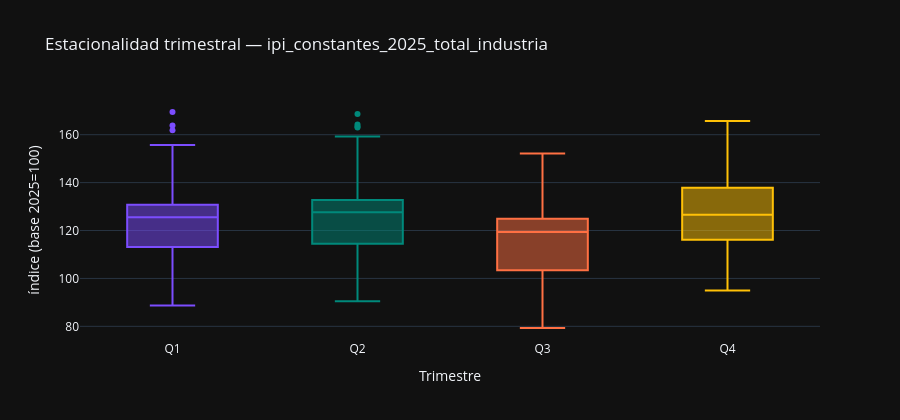

The code cell stored with this chart in its notebook:
### Markdown cell above
### Análisis:

La estructura de autocorrelación a frecuencia trimestral confirma el diagnóstico de los tests y de la frecuencia mensual. En nivel, la ACF decae lentamente desde valores próximos a 1 y la PACF concentra la señal en un pico dominante en el lag 1, el patrón de un AR(1) con raíz próxima a 1 propio de una serie no estacionaria.

La primera diferencia `Δ1` mantiene una estructura estacional residual de periodo 4, con picos en los lags múltiplos de 4 que reflejan la estacionalidad trimestral heredada del fuerte patrón mensual, lo que confirma que no estabiliza del todo la serie pese a pasar los tests. La diferencia interanual `Δ4` y la variación interanual porcentual presentan un perfil más limpio en cuanto a estacionalidad, al haberla eliminado por construcción, aunque con cierta persistencia en los primeros lags propia del solapamiento interanual. Las tres son estacionarias según los tests, pero solo las interanuales eliminan la estacionalidad; entre ellas se adopta la variación interanual porcentual por su homocedasticidad e interpretación económica.

### Code cell
# Estacionalidad trimestral reconstruida desde y_q
if len(y_q) >= 8:
    colores_bp = ['#7C4DFF', '#00897B', '#FF7043', '#FFC107']
    df_box_q = pd.DataFrame({
        'trimestre': y_q.index.quarter.map({1: 'Q1', 2: 'Q2', 3: 'Q3', 4: 'Q4'}),
        'valor': y_q.values,
        'fecha': y_q.index.strftime('%Y-%m-%d'),
    })
    df_box_q['trimestre'] = pd.Categorical(df_box_q['trimestre'],
                                            categories=['Q1', 'Q2', 'Q3', 'Q4'], ordered=True)
    fig = px.box(
        df_box_q, x='trimestre', y='valor', color='trimestre',
        hover_data=['fecha'],
        title=f'Estacionalidad trimestral — {VAR_PRINCIPAL}',
        labels={'valor': UNIDADES, 'trimestre': 'Trimestre'},
        color_discrete_sequence=colores_bp,
    )
    fig.update_layout(showlegend=False, height=420)
    fig.show()

    medias_q = y_q.groupby(y_q.index.quarter).mean()
    cv_trimestral = medias_q.std() / medias_q.mean() * 100 if medias_q.mean() != 0 else 0
    medias_dict = {k: round(float(v), 3) for k, v in medias_q.items()}
    print('Media por trimestre:', medias_dict)
    estac = '(estacionalidad apreciable)' if cv_trimestral > 5 else '(estacionalidad leve)'
    print(f'CV entre trimestres: {cv_trimestral:.2f}% {estac}')

### Figure 1 — Plotly figure (JSON) as saved in the notebook; plotly's stock layout.template omitted (floating-point values rounded to 4 significant figures)
{"data": [{"alignmentgroup": "True", "customdata": [["1975-01-01"], ["1976-01-01"], ["1977-01-01"], ["1978-01-01"], ["1979-01-01"], ["1980-01-01"], ["1981-01-01"], ["1982-01-01"], ["1983-01-01"], ["1984-01-01"], ["1985-01-01"], ["1986-01-01"], ["1987-01-01"], ["1988-01-01"], ["1989-01-01"], ["1990-01-01"], ["1991-01-01"], ["1992-01-01"], ["1993-01-01"], ["1994-01-01"], ["1995-01-01"], ["1996-01-01"], ["1997-01-01"], ["1998-01-01"], ["1999-01-01"], ["2000-01-01"], ["2001-01-01"], ["2002-01-01"], ["2003-01-01"], ["2004-01-01"], ["2005-01-01"], ["2006-01-01"], ["2007-01-01"], ["2008-01-01"], ["2009-01-01"], ["2010-01-01"], ["2011-01-01"], ["2012-01-01"], ["2013-01-01"], ["2014-01-01"], ["2015-01-01"], ["2016-01-01"], ["2017-01-01"], ["2018-01-01"], ["2019-01-01"], ["2020-01-01"], ["2021-01-01"], ["2022-01-01"], ["2023-01-01"], ["2024-01-01"], ["2025-01-01"]], "hovertemplate": "Trimestre=%{x}<br>índice (base 2025=100)=%{y}<br>fecha=%{customdata[0]}<extra></extra>", "legendgroup": "Q1", "marker": {"color": "#7C4DFF"}, "name": "Q1", "notched": false, "offsetgroup": "Q1", "orientation": "v", "showlegend": true, "type": "box", "x": ["Q1", "Q1", "Q1", "Q1", "Q1", "Q1", "Q1", "Q1", "Q1", "Q1", "Q1", "Q1", "Q1", "Q1", "Q1", "Q1", "Q1", "Q1", "Q1", "Q1", "Q1", "Q1", "Q1", "Q1", "Q1", "Q1", "Q1", "Q1", "Q1", "Q1", "Q1", "Q1", "Q1", "Q1", "Q1", "Q1", "Q1", "Q1", "Q1", "Q1", "Q1", "Q1", "Q1", "Q1", "Q1", "Q1", "Q1", "Q1", "Q1", "Q1", "Q1"], "x0": " ", "xaxis": "x", "y": [88.73, 90.48, 100.7, 101.1, 102.2, 106.2, 103.5, 102.2, 105.5, 108.0, 107.5, 108.1, 113.1, 118.9, 124.1, 127.9, 122.7, 125.2, 113.2, 118.8, 131.0, 127.7, 128.7, 141.7, 143.6, 155.7, 154.2, 146.7, 152.2, 155.5, 151.7, 163.8, 169.5, 161.9, 128.0, 128.1, 130.8, 123.4, 114.0, 118.0, 119.6, 123.0, 129.0, 129.8, 130.7, 123.3, 125.5, 128.3, 130.3, 127.9, 129.7], "y0": " ", "yaxis": "y"}, {"alignmentgroup": "True", "customdata": [["1975-04-01"], ["1976-04-01"], ["1977-04-01"], ["1978-04-01"], ["1979-04-01"], ["1980-04-01"], ["1981-04-01"], ["1982-04-01"], ["1983-04-01"], ["1984-04-01"], ["1985-04-01"], ["1986-04-01"], ["1987-04-01"], ["1988-04-01"], ["1989-04-01"], ["1990-04-01"], ["1991-04-01"], ["1992-04-01"], ["1993-04-01"], ["1994-04-01"], ["1995-04-01"], ["1996-04-01"], ["1997-04-01"], ["1998-04-01"], ["1999-04-01"], ["2000-04-01"], ["2001-04-01"], ["2002-04-01"], ["2003-04-01"], ["2004-04-01"], ["2005-04-01"], ["2006-04-01"], ["2007-04-01"], ["2008-04-01"], ["2009-04-01"], ["2010-04-01"], ["2011-04-01"], ["2012-04-01"], ["2013-04-01"], ["2014-04-01"], ["2015-04-01"], ["2016-04-01"], ["2017-04-01"], ["2018-04-01"], ["2019-04-01"], ["2020-04-01"], ["2021-04-01"], ["2022-04-01"], ["2023-04-01"], ["2024-04-01"], ["2025-04-01"]], "hovertemplate": "Trimestre=%{x}<br>índice (base 2025=100)=%{y}<br>fecha=%{customdata[0]}<extra></extra>", "legendgroup": "Q2", "marker": {"color": "#00897B"}, "name": "Q2", "notched": false, "offsetgroup": "Q2", "orientation": "v", "showlegend": true, "type": "box", "x": ["Q2", "Q2", "Q2", "Q2", "Q2", "Q2", "Q2", "Q2", "Q2", "Q2", "Q2", "Q2", "Q2", "Q2", "Q2", "Q2", "Q2", "Q2", "Q2", "Q2", "Q2", "Q2", "Q2", "Q2", "Q2", "Q2", "Q2", "Q2", "Q2", "Q2", "Q2", "Q2", "Q2", "Q2", "Q2", "Q2", "Q2", "Q2", "Q2", "Q2", "Q2", "Q2", "Q2", "Q2", "Q2", "Q2", "Q2", "Q2", "Q2", "Q2", "Q2"], "x0": " ", "xaxis": "x", "y": [90.43, 95.11, 100.9, 103.3, 104.2, 104.0, 104.2, 102.9, 106.8, 105.3, 106.2, 114.0, 116.7, 121.5, 128.8, 127.1, 126.4, 123.5, 115.7, 124.8, 132.0, 128.2, 140.0, 145.0, 148.5, 155.9, 153.9, 155.2, 154.2, 159.2, 163.0, 164.2, 168.7, 163.5, 127.7, 132.5, 129.2, 120.6, 119.7, 120.2, 124.7, 128.9, 128.8, 132.6, 131.6, 99.96, 127.0, 132.7, 129.0, 131.6, 130.6], "y0": " ", "yaxis": "y"}, {"alignmentgroup": "True", "customdata": [["1975-07-01"], ["1976-07-01"], ["1977-07-01"], ["1978-07-01"], ["1979-07-01"], ["1980-07-01"], ["1981-07-01"], ["1982-07-01"], ["1983-07-01"], ["1984-07-01"], ["1985-07-01"], ["1986-07-01"], ["1987-07-01"], ["1988-07-01"], ["1989-07-01"], ["1990-07-01"], ["1991-07-01"], ["1992-07-01"], ["1993-07-01"], ["1994-07-01"], ["1995-07-01"], ["1996-07-01"], ["1997-07-01"], ["1998-07-01"], ["1999-07-01"], ["2000-07-01"], ["2001-07-01"], ["2002-07-01"], ["2003-07-01"], ["2004-07-01"], ["2005-07-01"], ["2006-07-01"], ["2007-07-01"], ["2008-07-01"], ["2009-07-01"], ["2010-07-01"], ["2011-07-01"], ["2012-07-01"], ["2013-07-01"], ["2014-07-01"], ["2015-07-01"], ["2016-07-01"], ["2017-07-01"], ["2018-07-01"], ["2019-07-01"], ["2020-07-01"], ["2021-07-01"], ["2022-07-01"], ["2023-07-01"], ["2024-07-01"], ["2025-07-01"]], "hovertemplate": "Trimestre=%{x}<br>índice (base 2025=100)=%{y}<br>fecha=%{customdata[0]}<extra></extra>", "legendgroup": "Q3", "marker": {"color": "#FF7043"}, "name": "Q3", "notched": false, "offsetgroup": "Q3", "orientation": "v", "showlegend": true, "type": "box", "x": ["Q3", "Q3", "Q3", "Q3", "Q3", "Q3", "Q3", "Q3", "Q3", "Q3", "Q3", "Q3", "Q3", "Q3", "Q3", "Q3", "Q3", "Q3", "Q3", "Q3", "Q3", "Q3", "Q3", "Q3", "Q3", "Q3", "Q3", "Q3", "Q3", "Q3", "Q3", "Q3", "Q3", "Q3", "Q3", "Q3", "Q3", "Q3", "Q3", "Q3", "Q3", "Q3", "Q3", "Q3", "Q3", "Q3", "Q3", "Q3", "Q3", "Q3", "Q3"], "x0": " ", "xaxis": "x", "y": [79.3, 85.54, 86.21, 88.63, 90.12, 89.45, 89.86, 89.66, 90.27, 91.97, 94.29, 96.76, 104.2, 105.2, 110.5, 109.2, 109.1, 107.4, 103.1, 111.3, 114.4, 115.3, 125.8, 132.3, 137.0, 139.5, 138.9, 140.4, 142.0, 146.3, 146.0, 149.4, 152.1, 143.9, 124.0, 123.4, 122.2, 113.5, 113.9, 115.0, 120.7, 119.4, 121.5, 122.2, 124.6, 119.4, 121.0, 125.1, 120.2, 120.9, 123.9], "y0": " ", "yaxis": "y"}, {"alignmentgroup": "True", "customdata": [["1975-10-01"], ["1976-10-01"], ["1977-10-01"], ["1978-10-01"], ["1979-10-01"], ["1980-10-01"], ["1981-10-01"], ["1982-10-01"], ["1983-10-01"], ["1984-10-01"], ["1985-10-01"], ["1986-10-01"], ["1987-10-01"], ["1988-10-01"], ["1989-10-01"], ["1990-10-01"], ["1991-10-01"], ["1992-10-01"], ["1993-10-01"], ["1994-10-01"], ["1995-10-01"], ["1996-10-01"], ["1997-10-01"], ["1998-10-01"], ["1999-10-01"], ["2000-10-01"], ["2001-10-01"], ["2002-10-01"], ["2003-10-01"], ["2004-10-01"], ["2005-10-01"], ["2006-10-01"], ["2007-10-01"], ["2008-10-01"], ["2009-10-01"], ["2010-10-01"], ["2011-10-01"], ["2012-10-01"], ["2013-10-01"], ["2014-10-01"], ["2015-10-01"], ["2016-10-01"], ["2017-10-01"], ["2018-10-01"], ["2019-10-01"], ["2020-10-01"], ["2021-10-01"], ["2022-10-01"], ["2023-10-01"], ["2024-10-01"], ["2025-10-01"]], "hovertemplate": "Trimestre=%{x}<br>índice (base 2025=100)=%{y}<br>fecha=%{customdata[0]}<extra></extra>", "legendgroup": "Q4", "marker": {"color": "#FFC107"}, "name": "Q4", "notched": false, "offsetgroup": "Q4", "orientation": "v", "showlegend": true, "type": "box", "x": ["Q4", "Q4", "Q4", "Q4", "Q4", "Q4", "Q4", "Q4", "Q4", "Q4", "Q4", "Q4", "Q4", "Q4", "Q4", "Q4", "Q4", "Q4", "Q4", "Q4", "Q4", "Q4", "Q4", "Q4", "Q4", "Q4", "Q4", "Q4", "Q4", "Q4", "Q4", "Q4", "Q4", "Q4", "Q4", "Q4", "Q4", "Q4", "Q4", "Q4", "Q4", "Q4", "Q4", "Q4", "Q4", "Q4", "Q4", "Q4", "Q4", "Q4", "Q4"], "x0": " ", "xaxis": "x", "y": [94.91, 100.4, 103.0, 106.9, 106.6, 108.2, 106.4, 104.6, 107.5, 108.3, 113.9, 116.0, 121.0, 123.4, 126.6, 125.9, 128.3, 116.6, 118.3, 128.4, 128.5, 131.2, 142.3, 146.6, 151.6, 152.6, 149.5, 154.0, 156.7, 155.9, 157.2, 163.1, 165.7, 140.1, 131.0, 131.1, 122.8, 115.3, 117.1, 118.5, 122.1, 123.5, 129.6, 128.1, 129.1, 126.1, 128.4, 127.2, 125.6, 128.4, 140.6], "y0": " ", "yaxis": "y"}], "layout": {"boxmode": "overlay", "height": 420, "legend": {"title": {"text": "Trimestre"}, "tracegroupgap": 0}, "showlegend": false, "title": {"text": "Estacionalidad trimestral — ipi_constantes_2025_total_industria"}, "xaxis": {"anchor": "y", "categoryarray": ["Q1", "Q2", "Q3", "Q4"], "categoryorder": "array", "domain": [0.0, 1.0], "title": {"text": "Trimestre"}}, "yaxis": {"anchor": "x", "domain": [0.0, 1.0], "title": {"text": "índice (base 2025=100)"}}}}
